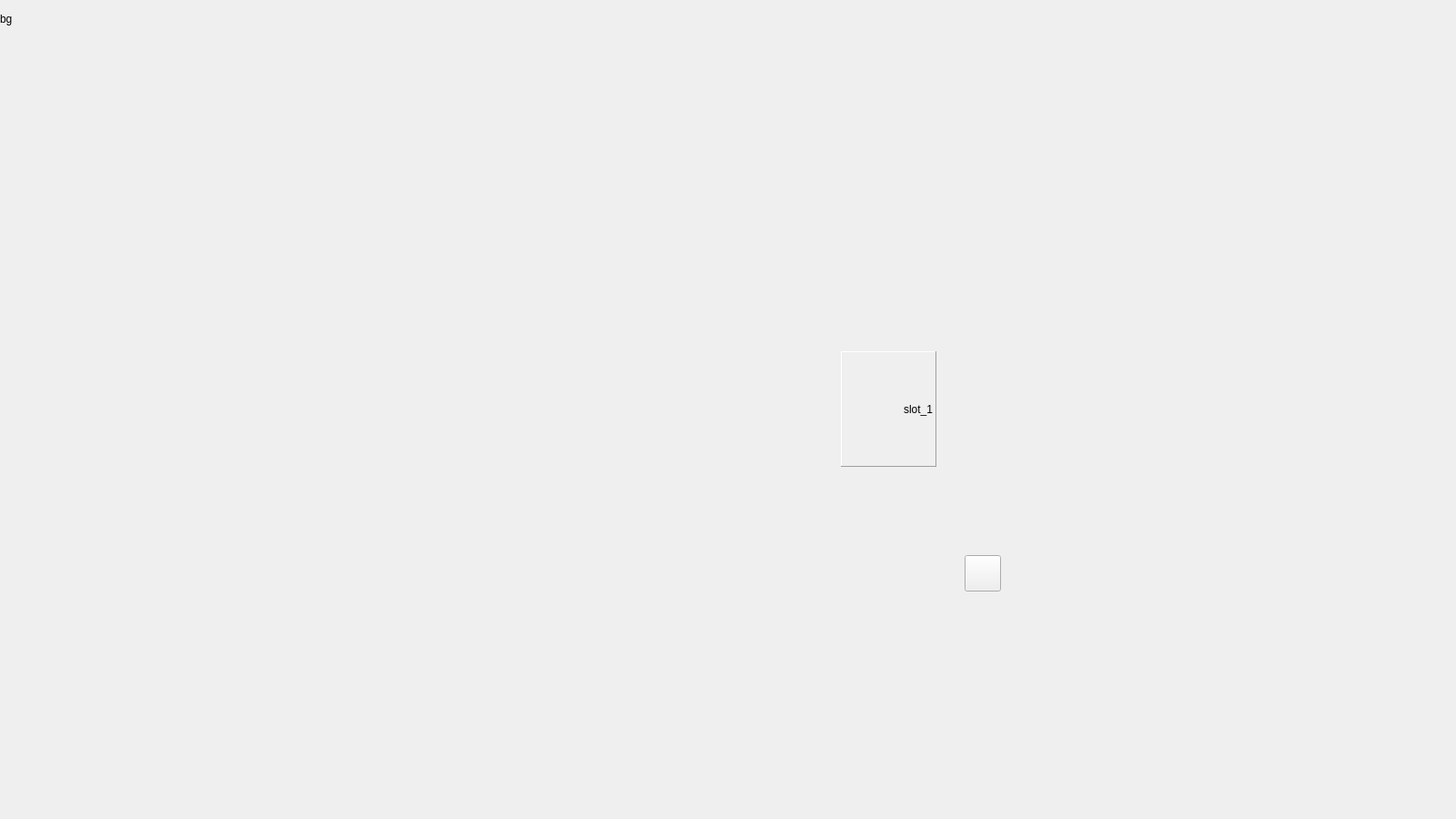
<?xml version="1.0" encoding="UTF-8"?>
<ui version="4.0">
 <class>CapitalBuildingWindow</class>
 <widget class="QMainWindow" name="CapitalBuildingWindow">
  <property name="geometry">
   <rect>
    <x>0</x>
    <y>0</y>
    <width>1600</width>
    <height>900</height>
   </rect>
  </property>
  <property name="windowTitle">
   <string notr="true">CapitalBuildingWindow</string>
  </property>
  <widget class="QWidget" name="centralwidget">
   <widget class="QLabel" name="capitalBuildingBG">
    <property name="geometry">
     <rect>
      <x>0</x>
      <y>0</y>
      <width>28</width>
      <height>41</height>
     </rect>
    </property>
    <property name="minimumSize">
     <size>
      <width>13</width>
      <height>13</height>
     </size>
    </property>
    <property name="maximumSize">
     <size>
      <width>1600</width>
      <height>900</height>
     </size>
    </property>
    <property name="contextMenuPolicy">
     <enum>Qt::DefaultContextMenu</enum>
    </property>
    <property name="autoFillBackground">
     <bool>true</bool>
    </property>
    <property name="frameShape">
     <enum>QFrame::NoFrame</enum>
    </property>
    <property name="frameShadow">
     <enum>QFrame::Plain</enum>
    </property>
    <property name="lineWidth">
     <number>3</number>
    </property>
    <property name="midLineWidth">
     <number>0</number>
    </property>
    <property name="text">
     <string>bg</string>
    </property>
   </widget>
   <widget class="QPushButton" name="pushButtonBack">
    <property name="geometry">
     <rect>
      <x>1313</x>
      <y>844</y>
      <width>40</width>
      <height>40</height>
     </rect>
    </property>
    <property name="toolTip">
     <string>Выход</string>
    </property>
    <property name="toolTipDuration">
     <number>3000</number>
    </property>
    <property name="autoFillBackground">
     <bool>false</bool>
    </property>
    <property name="text">
     <string/>
    </property>
    <property name="flat">
     <bool>true</bool>
    </property>
   </widget>
   <widget class="QPushButton" name="pushButtonFighters">
    <property name="geometry">
     <rect>
      <x>1058</x>
      <y>727</y>
      <width>40</width>
      <height>40</height>
     </rect>
    </property>
    <property name="toolTip">
     <string>Бойцы</string>
    </property>
    <property name="toolTipDuration">
     <number>3000</number>
    </property>
    <property name="autoFillBackground">
     <bool>false</bool>
    </property>
    <property name="text">
     <string/>
    </property>
    <property name="flat">
     <bool>true</bool>
    </property>
   </widget>
   <widget class="QPushButton" name="pushButtonMages">
    <property name="geometry">
     <rect>
      <x>1116</x>
      <y>697</y>
      <width>40</width>
      <height>40</height>
     </rect>
    </property>
    <property name="toolTip">
     <string>Маги</string>
    </property>
    <property name="toolTipDuration">
     <number>3000</number>
    </property>
    <property name="autoFillBackground">
     <bool>false</bool>
    </property>
    <property name="text">
     <string/>
    </property>
    <property name="flat">
     <bool>true</bool>
    </property>
   </widget>
   <widget class="QPushButton" name="pushButtonArchers">
    <property name="geometry">
     <rect>
      <x>1174</x>
      <y>727</y>
      <width>40</width>
      <height>40</height>
     </rect>
    </property>
    <property name="toolTip">
     <string>Стрелки</string>
    </property>
    <property name="toolTipDuration">
     <number>3000</number>
    </property>
    <property name="autoFillBackground">
     <bool>false</bool>
    </property>
    <property name="text">
     <string/>
    </property>
    <property name="flat">
     <bool>true</bool>
    </property>
   </widget>
   <widget class="QPushButton" name="pushButtonSupport">
    <property name="geometry">
     <rect>
      <x>1174</x>
      <y>796</y>
      <width>40</width>
      <height>40</height>
     </rect>
    </property>
    <property name="toolTip">
     <string>Поддержка</string>
    </property>
    <property name="toolTipDuration">
     <number>3000</number>
    </property>
    <property name="autoFillBackground">
     <bool>false</bool>
    </property>
    <property name="text">
     <string/>
    </property>
    <property name="flat">
     <bool>true</bool>
    </property>
   </widget>
   <widget class="QPushButton" name="pushButtonReverse">
    <property name="geometry">
     <rect>
      <x>1060</x>
      <y>610</y>
      <width>40</width>
      <height>40</height>
     </rect>
    </property>
    <property name="toolTip">
     <string>Портреты</string>
    </property>
    <property name="toolTipDuration">
     <number>3000</number>
    </property>
    <property name="autoFillBackground">
     <bool>false</bool>
    </property>
    <property name="text">
     <string/>
    </property>
    <property name="flat">
     <bool>false</bool>
    </property>
   </widget>
   <widget class="QLabel" name="slot">
    <property name="geometry">
     <rect>
      <x>924</x>
      <y>386</y>
      <width>105</width>
      <height>127</height>
     </rect>
    </property>
    <property name="layoutDirection">
     <enum>Qt::LeftToRight</enum>
    </property>
    <property name="frameShape">
     <enum>QFrame::Panel</enum>
    </property>
    <property name="frameShadow">
     <enum>QFrame::Raised</enum>
    </property>
    <property name="lineWidth">
     <number>1</number>
    </property>
    <property name="midLineWidth">
     <number>0</number>
    </property>
    <property name="text">
     <string>slot_1</string>
    </property>
    <property name="alignment">
     <set>Qt::AlignRight|Qt::AlignTrailing|Qt::AlignVCenter</set>
    </property>
   </widget>
   <widget class="QPushButton" name="pushButtonSlot">
    <property name="geometry">
     <rect>
      <x>924</x>
      <y>386</y>
      <width>105</width>
      <height>127</height>
     </rect>
    </property>
    <property name="text">
     <string/>
    </property>
    <property name="flat">
     <bool>true</bool>
    </property>
   </widget>
   <widget class="QLabel" name="slotFrame1">
    <property name="geometry">
     <rect>
      <x>913</x>
      <y>375</y>
      <width>125</width>
      <height>149</height>
     </rect>
    </property>
    <property name="frameShape">
     <enum>QFrame::Panel</enum>
    </property>
    <property name="frameShadow">
     <enum>QFrame::Raised</enum>
    </property>
    <property name="lineWidth">
     <number>0</number>
    </property>
    <property name="midLineWidth">
     <number>0</number>
    </property>
    <property name="text">
     <string/>
    </property>
   </widget>
   <widget class="QPushButton" name="pushButtonOthers">
    <property name="geometry">
     <rect>
      <x>1058</x>
      <y>798</y>
      <width>40</width>
      <height>40</height>
     </rect>
    </property>
    <property name="toolTip">
     <string>Другие</string>
    </property>
    <property name="toolTipDuration">
     <number>3000</number>
    </property>
    <property name="autoFillBackground">
     <bool>false</bool>
    </property>
    <property name="text">
     <string/>
    </property>
    <property name="flat">
     <bool>true</bool>
    </property>
   </widget>
   <zorder>capitalBuildingBG</zorder>
   <zorder>slotFrame1</zorder>
   <zorder>pushButtonBack</zorder>
   <zorder>pushButtonFighters</zorder>
   <zorder>pushButtonMages</zorder>
   <zorder>pushButtonArchers</zorder>
   <zorder>pushButtonSupport</zorder>
   <zorder>pushButtonReverse</zorder>
   <zorder>slot</zorder>
   <zorder>pushButtonSlot</zorder>
   <zorder>pushButtonOthers</zorder>
  </widget>
 </widget>
 <resources/>
 <connections/>
</ui>
